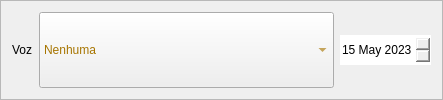
                     <widget class="QFrame" name="frame_14">
                      <property name="minimumSize">
                       <size>
                        <width>20</width>
                        <height>40</height>
                       </size>
                      </property>
                      <property name="frameShape">
                       <enum>QFrame::StyledPanel</enum>
                      </property>
                      <property name="frameShadow">
                       <enum>QFrame::Raised</enum>
                      </property>
                      <layout class="QHBoxLayout" name="horizontalLayout_12">
                       <item>
                        <widget class="QLabel" name="label_9">
                         <property name="text">
                          <string>Voz</string>
                         </property>
                        </widget>
                       </item>
                       <item>
                        <widget class="QComboBox" name="ComboBox_Voz">
                         <property name="minimumSize">
                          <size>
                           <width>295</width>
                           <height>30</height>
                          </size>
                         </property>
                         <property name="maximumSize">
                          <size>
                           <width>500</width>
                           <height>200</height>
                          </size>
                         </property>
                         <property name="styleSheet">
                          <string notr="true">color: rgb(167, 117, 0);
selection-background-color: rgb(167, 117, 0);
selection-color: rgb(0, 0, 34);</string>
                         </property>
                         <item>
                          <property name="text">
                           <string>Nenhuma</string>
                          </property>
                         </item>
                         <item>
                          <property name="text">
                           <string>Soprano</string>
                          </property>
                         </item>
                         <item>
                          <property name="text">
                           <string>Contralto</string>
                          </property>
                         </item>
                         <item>
                          <property name="text">
                           <string>Tenor</string>
                          </property>
                         </item>
                         <item>
                          <property name="text">
                           <string>Baixo</string>
                          </property>
                         </item>
                         <item>
                          <property name="text">
                           <string>Regente</string>
                          </property>
                         </item>
                        </widget>
                       </item>
                       <item>
                        <widget class="QDateEdit" name="DatEdit_date_ingresso">
                         <property name="minimumSize">
                          <size>
                           <width>0</width>
                           <height>30</height>
                          </size>
                         </property>
                         <property name="maximumSize">
                          <size>
                           <width>100</width>
                           <height>16777215</height>
                          </size>
                         </property>
                         <property name="styleSheet">
                          <string notr="true">border: rgb(255, 170, 0);</string>
                         </property>
                         <property name="minimumDate">
                          <date>
                           <year>2023</year>
                           <month>5</month>
                           <day>15</day>
                          </date>
                         </property>
                         <property name="date">
                          <date>
                           <year>2023</year>
                           <month>5</month>
                           <day>15</day>
                          </date>
                         </property>
                        </widget>
                       </item>
                      </layout>
                     </widget>
